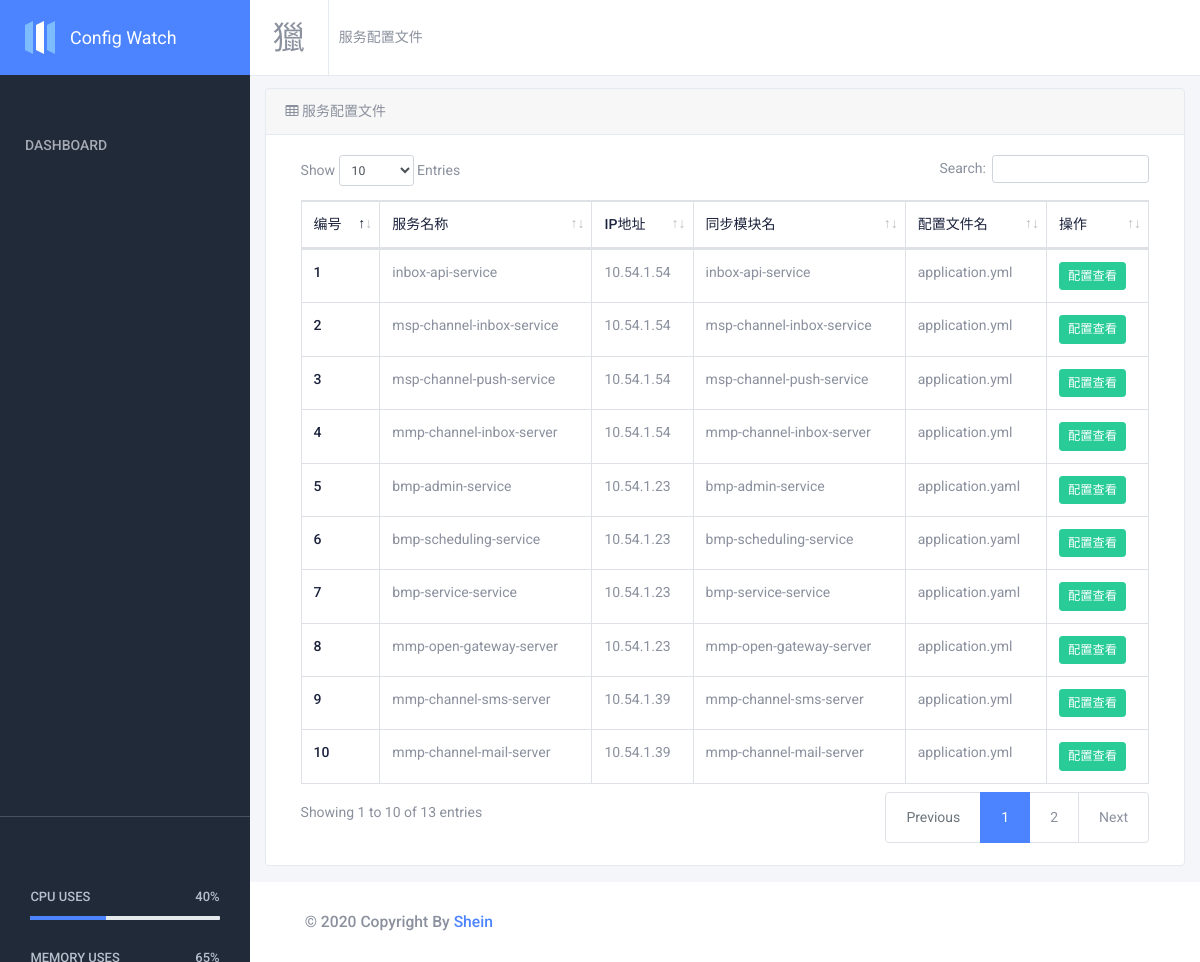
The page / on the database its author committed.
### app/models.py (models this page shows, shortened)
class Configfile(models.Model):
	name = models.CharField(verbose_name='项目名', max_length=128)
	config = models.CharField(verbose_name='配置文件', max_length=128)
	content = models.TextField(verbose_name='配置内容', blank=True)
	remark = models.CharField(verbose_name='备注', max_length=256, blank=True)
	model_name = models.CharField(verbose_name='rsync模块名', max_length=128, null=True)
	server_ip = models.GenericIPAddressField(verbose_name='服务IP', protocol='IPV4', null=True)
	update_time = models.DateTimeField('更新时间')
	create_time = models.DateTimeField('添加时间', auto_now_add=True)
	class Meta:
		verbose_name = '配置信息'
		verbose_name_plural = '配置信息'

### app/views.py (the view)
# urls.py: path('', index, name='index'),
def index(request):
	configs = Configfile.objects.all()
	context = {
		'configs': configs
	}
	return render(request, 'app/index.html', context=context)

### app/templates/app/index.html (shortened to what this page needs)
{% extends 'app/base.html' %}
{% block content %}
            <header class="main-header " id="header">
                <nav class="navbar navbar-static-top navbar-expand-lg">
                    <button id="sidebar-toggler" class="sidebar-toggle">
                    </button>
                    <span class="d-none d-md-inline-block mr-2" style="margin-left: 10px;"> 服务配置文件</span>
                </nav>
            </header>
            <div class="container-fluid" style="margin-top: 10px;">
                <div class="card mb-3">
                    <div class="card-header">
                        <i class="fa fa-table"></i> 服务配置文件</div>
                    <div class="card-body">
                        <div class="table-responsive">
                            <table class="table table-bordered" id="dataTable" width="100%" cellspacing="0">
                                <thead>
                                    <tr>
                                        <th>编号</th>
                                        <th>服务名称</th>
                                        <th>IP地址</th>
                                        <th>同步模块名</th>
                                        <th>配置文件名</th>
                                        <th>操作</th>
                                    </tr>
                                </thead>
                                <tbody>
				    {% for config in configs %}
                                    <tr>
                                        <td>{{ config.pk }}</td>
                                        <td>{{ config.name }}</td>
                                        <td>{{ config.server_ip }}</td>
                                        <td>{{ config.model_name }}</td>
                                        <td>{{ config.config }}</td>
                                        <td><a type="button" class="btn btn-success btn-sm" href="{% url 'detail' config.pk %}">配置查看</a></td>
                                    </tr>
				    {% endfor %}
                                </tbody>
                            </table>
                        </div>
                    </div>
                </div>
            </div>
{% endblock %}

### app/templates/app/base.html (shortened to what this page needs)
{% load static %}
<!DOCTYPE html>
<html lang="en" dir="ltr">
<head>
    <link href="https://cdn.bootcss.com/MaterialDesign-Webfont/3.0.39/css/materialdesignicons.css" rel="stylesheet" />
    <link href="{% static 'app/assets/plugins/toaster/toastr.min.css' %}" rel="stylesheet" />
    <link href="{% static 'app/assets/plugins/nprogress/nprogress.css' %}" rel="stylesheet" />
    <link href="{% static 'app/assets/plugins/flag-icons/css/flag-icon.min.css' %}" rel="stylesheet" />
    <link href="{% static 'app/assets/plugins/jvectormap/jquery-jvectormap-2.0.3.css' %}" rel="stylesheet" />
    <link href="{% static 'app/assets/plugins/ladda/ladda.min.css' %}" rel="stylesheet" />
    <link href="{% static 'app/assets/plugins/select2/css/select2.min.css' %}" rel="stylesheet" />
    <link href="{% static 'app/assets/plugins/daterangepicker/daterangepicker.css' %}" rel="stylesheet" />
    <link href="{% static 'app/assets/plugins/highlight/prism.css' %}" rel="stylesheet" />
    <link href="{% static 'app/assets/css/table/bootstrap.min.css' %}" rel="stylesheet">
    <link href="{% static 'app/assets/css/table/font-awesome.min.css' %}" rel="stylesheet" type="text/css">
    <link href="{% static 'app/assets/css/table/dataTables.bootstrap4.css' %}" rel="stylesheet">
    <link href="{% static 'app/assets/css/table/sb-admin.css' %}" rel="stylesheet">
    <link id="sleek-css" rel="stylesheet" href="{% static 'app/assets/css/sleek.css' %}" />
</head>
<body class="sidebar-fixed sidebar-dark header-light header-fixed" id="body">
    <div class="wrapper">
        <aside class="left-sidebar bg-sidebar">
            <div id="sidebar" class="sidebar sidebar-with-footer">
                <div class="app-brand">
                    <a href="{% url 'index' %}">
                        <span class="brand-name">Config Watch</span>
                    </a>
                </div>
                <div class="sidebar-scrollbar">
                    <ul class="nav sidebar-inner" id="sidebar-menu">
                        <li>
                            <a href="">
                                <span class="nav-text">Dashboard</span>
                            </a>
                        </li>
                    </ul>
                </div>
            </div>
            <hr class="separator" />
            <div class="sidebar-footer">
                <div class="sidebar-footer-content">
                    <h6 class="text-uppercase">
                        Cpu Uses <span class="float-right">40%</span>
                    </h6>
                    <div class="progress progress-xs">
                        <div class="progress-bar active" style="width: 40%;" role="progressbar"></div>
                    </div>
                    <h6 class="text-uppercase">
                        Memory Uses <span class="float-right">65%</span>
                    </h6>
                </div>
            </div>
        </aside>
        <div class="page-wrapper">
            {% block content %}
            {% endblock %}
            <footer class="footer mt-auto">
                <div class="copyright bg-white">
                    <p>
                        &copy; <span id="copy-year">2019</span> Copyright By <a href="http://www.shein.com/"
                            target="_blank" title="Shein">Shein</a>
                    </p>
                </div>
            </footer>
        </div>
    </div>
</body>
</html>

### app/static/app/assets/css/table/sb-admin.css (style rules this page uses)
html { position: relative; min-height: 100%; }
body { overflow-x: hidden; }

### rows shown on the page
Configfile: pk "1", name "inbox-api-service", server_ip "10.54.1.54", model_name "inbox-api-service", config "application.yml"
Configfile: pk "2", name "msp-channel-inbox-service", server_ip "10.54.1.54", model_name "msp-channel-inbox-service", config "application.yml"
Configfile: pk "3", name "msp-channel-push-service", server_ip "10.54.1.54", model_name "msp-channel-push-service", config "application.yml"
Configfile: pk "4", name "mmp-channel-inbox-server", server_ip "10.54.1.54", model_name "mmp-channel-inbox-server", config "application.yml"
Configfile: pk "5", name "bmp-admin-service", server_ip "10.54.1.23", model_name "bmp-admin-service", config "application.yaml"
Configfile: pk "6", name "bmp-scheduling-service", server_ip "10.54.1.23", model_name "bmp-scheduling-service", config "application.yaml"
Configfile: pk "7", name "bmp-service-service", server_ip "10.54.1.23", model_name "bmp-service-service", config "application.yaml"
Configfile: pk "8", name "mmp-open-gateway-server", server_ip "10.54.1.23", model_name "mmp-open-gateway-server", config "application.yml"
Configfile: pk "9", name "mmp-channel-sms-server", server_ip "10.54.1.39", model_name "mmp-channel-sms-server", config "application.yml"
Configfile: pk "10", name "mmp-channel-mail-server", server_ip "10.54.1.39", model_name "mmp-channel-mail-server", config "application.yml"
